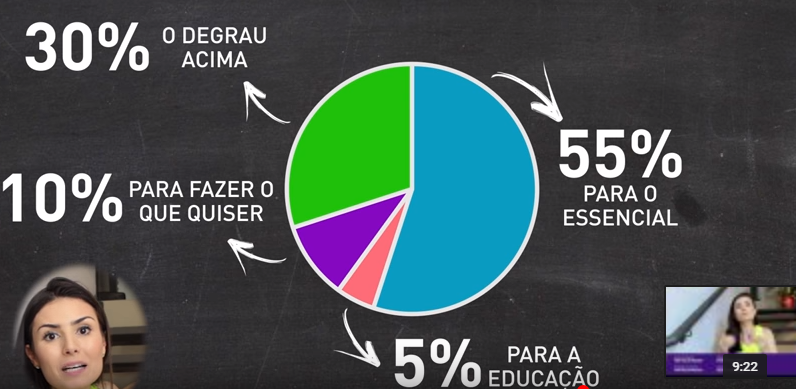
#> input picture sample2.jpg, 796 x 389 px
$ python ConvexHull.py   (older library calls are emulated)
#> lines starting #> are read from the running program, lines starting #| are printed output that depends on the picture; after the words box and inside, x2 and y2 are one past the last pixel; in counts of white or black regions, pixels touching at a corner belong together
# -*- coding: utf-8 -*-
"""
Created on Thu Sep 27 10:03:34 2018

@author: broch
"""
import cv2
import numpy as np

src = cv2.imread("sample2.jpg", 1) # read input image
#> src is the input picture: shape (389, 796, 3); mean B, G, R 81.7, 82.8, 68.7
gray = cv2.cvtColor(src, cv2.COLOR_BGR2GRAY) # convert to grayscale
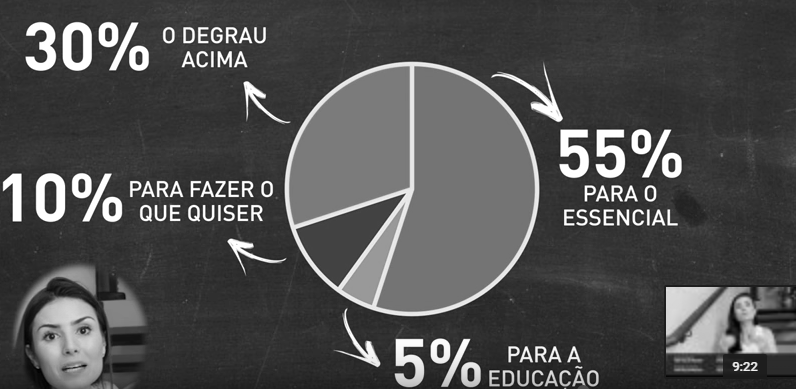
#> gray: shape (389, 796); min 0, max 255, mean 78.4
blur = cv2.blur(gray, (3, 3)) # blur the image
ret, thresh = cv2.threshold(blur,70, 255, cv2.THRESH_BINARY)
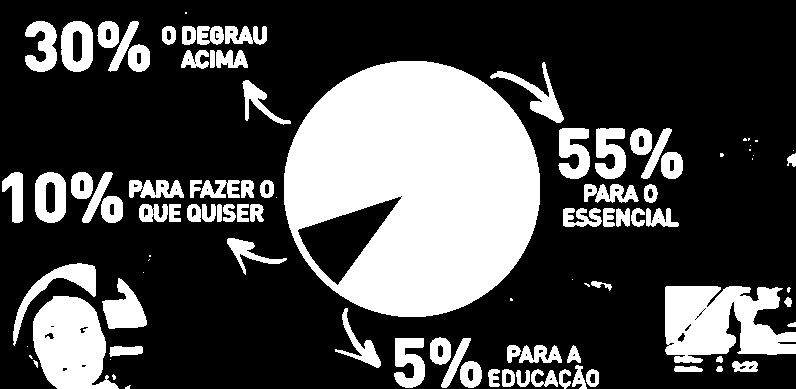
#> thresh: shape (389, 796); 29.1% white; 98 white regions (23 under 20 px)

# Finding contours for the thresholded image
im2, contours, hierarchy = cv2.findContours(thresh, cv2.RETR_TREE, cv2.CHAIN_APPROX_SIMPLE)
#> contours = 162 contours, 64 with area under 20; largest, box (x1, y1, x2, y2) and area: (284, 61, 540, 317) 51411, (665, 286, 796, 363) 6864, (33, 296, 119, 389) 5488, (297, 196, 402, 286) 3894, (61, 21, 93, 72) 1355

# create hull array for convex hull points
hull = []

# calculate points for each contour
for i in range(len(contours)):
        # creating convex hull object for each contour
    hull.append(cv2.convexHull(contours[i], False))
#> after the loop, hull = 162 contours, 64 with area under 20; largest, box (x1, y1, x2, y2) and area: (284, 61, 540, 317) 51613, (665, 286, 796, 363) 9064, (33, 296, 119, 389) 5926, (297, 196, 402, 286) 3996, (13, 263, 96, 346) 3600

    # create an empty black image
drawing = np.zeros((thresh.shape[0], thresh.shape[1], 3), np.uint8)

# [5 lines of commented-out code are left out]
area = []
areahull = []
#draw contours and hull points
for i in range(len(contours)):
    if cv2.contourArea(contours[i]) > 1000:
        color_contours = (0, 255, 0) # green - color for contours
        color = (255, 255, 255) # blue - color for convex hull
        # draw ith contour
        cv2.drawContours(drawing, contours, i, color_contours, 0, 8, hierarchy)
        # draw ith convex hull object
        out = cv2.drawContours(drawing, hull, i, color, -1, 8)
        area.append(cv2.contourArea(contours[i]))
        areahull.append(cv2.contourArea(hull[i]))
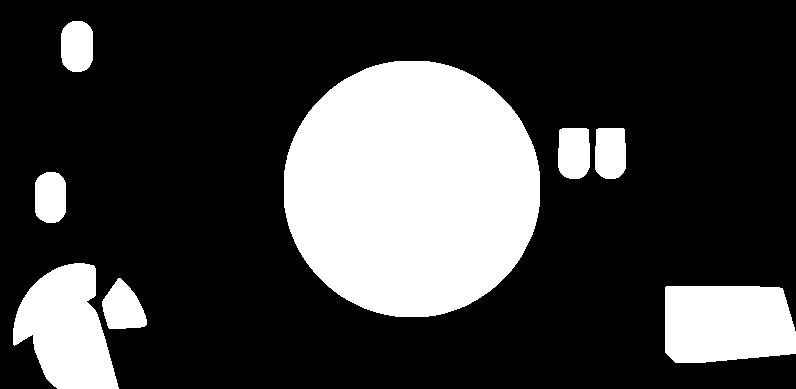
#> drawing: shape (389, 796, 3); 25% white; 8 white regions, largest, box (x1, y1, x2, y2) and area: (284, 61, 540, 317) 51981, (665, 286, 796, 363) 9254, (13, 263, 119, 389) 8844
#> after the loop, area = [5488, 6864, 1232, 1324.5, 1334, 1012.5, 1037, 51411, 3894, 1355]; areahull = [5926.5, 9064, 1493.5, 3599.5, 1347, 1393.5, 1429, 51613, 3996.5, 1373]

#OR
drawing2 = np.zeros((thresh.shape[0], thresh.shape[1], 3), np.uint8)
out2 = cv2.drawContours(drawing2, contours, -1, (0, 255, 0), 0, 8, hierarchy)
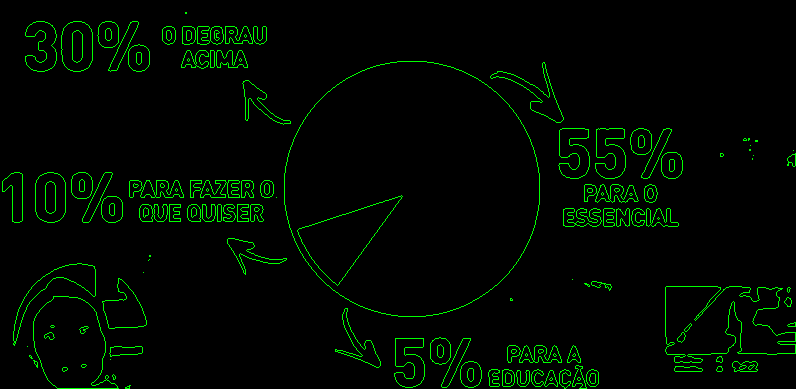
#> out2: shape (389, 796, 3); mean of channels 0, 1, 2 0, 8.5, 0; drawn as B, G, R
out2 = cv2.drawContours(drawing2, hull, -1, (255, 255, 255), 0, 8)
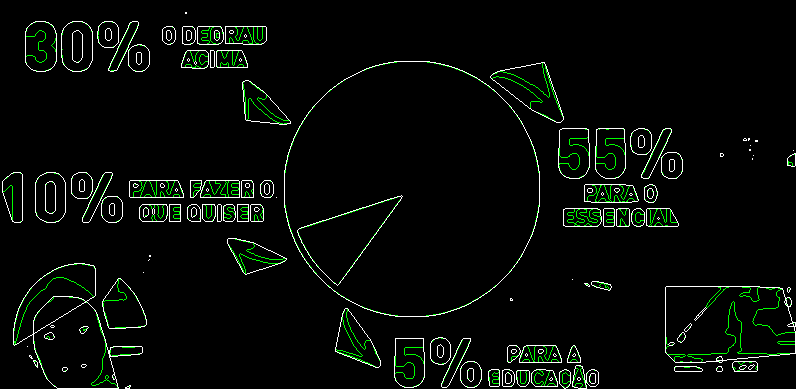
#> out2: shape (389, 796, 3); 2.72% of pixels changed, all inside (x1, y1, x2, y2) = (2, 12, 796, 389); drawn as B, G, R

    # draw ith convex hull object
drawing3 = np.zeros((thresh.shape[0], thresh.shape[1], 3), np.uint8)
drawing4 = np.zeros((thresh.shape[0], thresh.shape[1], 3), np.uint8)
cont = cv2.drawContours(drawing4, contours, -1, (0, 255, 0), 0, 8, hierarchy)

out3 = cv2.drawContours(drawing3, hull, -1, (255, 255, 255), -1, 8)
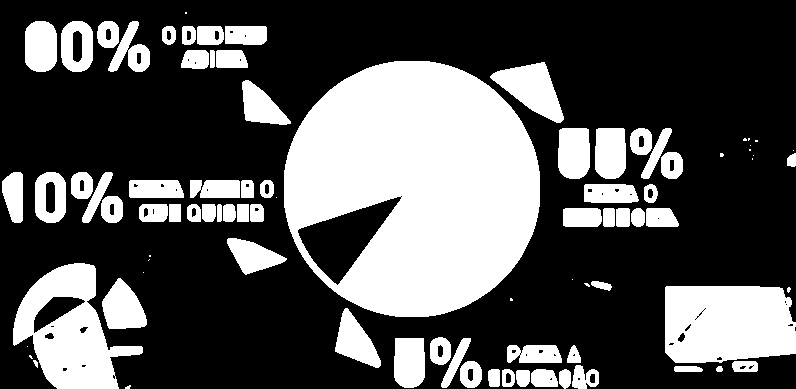
#> out3: shape (389, 796, 3); 32.8% white; 87 white regions (21 under 20 px), largest, box (x1, y1, x2, y2) and area: (284, 61, 540, 317) 48108, (665, 286, 796, 363) 9217, (13, 263, 143, 389) 8246

#area = cv2.contourArea(contours[1])


#bit = cv2.bitwise_and(out, drawing)


#cv2.imwrite('out.jpg', out)
cv2.imshow('Parte 1 -  Mask', thresh)
cv2.imshow('Parte 2 : Desenhando os Contornos', cont)
cv2.imshow('Parte 3 : ConvexHull(linha branca) engloba os contornos (linha verde)', out2)
cv2.imshow('Parte 4 : Preenchendo a area do ConvexHull', out3)
cv2.imshow('Parte 5 : Definindo limites de area a serem mostrados', out)


cv2.waitKey(0)
cv2.destroyAllWindows()
